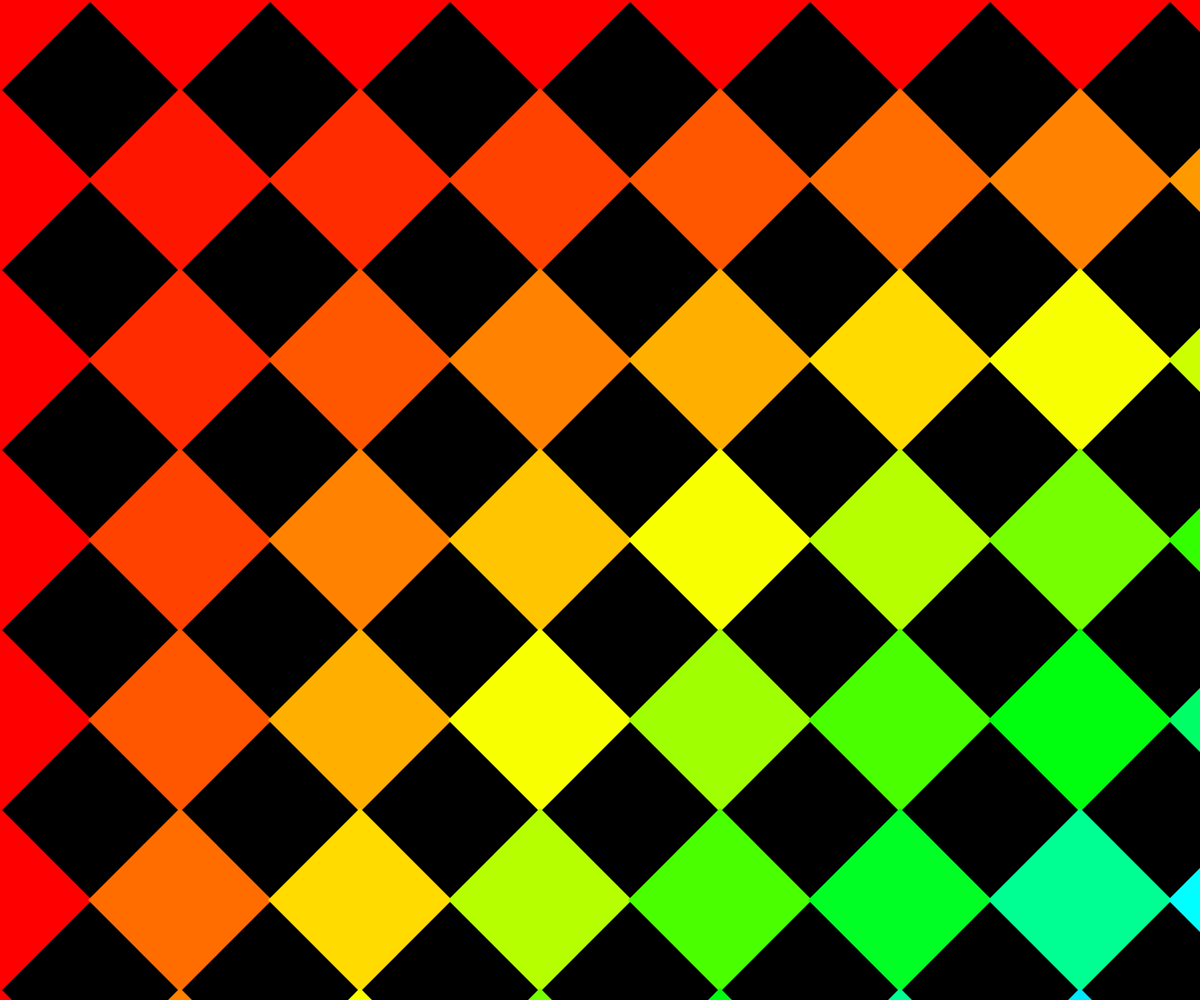
Frame 1 (no input)
Frame 60 (no input): identical to frame 1, image omitted
Frame 120 (the mouse pressed at the canvas centre since frame 60): identical to frame 1, image omitted

The p5.js sketch that drew this single still picture (run headless with seeded random() and noise() and a simulated clock; from frame 60 on, the mouse is pressed at the canvas centre):

// p5.js sketch
// ── sketch.js

//Assigment_3.1
function setup() {
  createCanvas(windowWidth, windowHeight);
  colorMode(HSB);
  noStroke();

}

function draw() {
  background(0);

   
  fill(255);
  rectMode(CENTER);
  //for(thing to check, what to check against, what to do when you are done with a loop)
  for(let x = 0; x <9; x++){
    for(let y = 0; y < 7; y++){
      fill(360*(x*y/70), 100, 100);
      push();
      translate(x*180, y*180);
      rotate(PI/4);
      rect(0,0, 130);
      pop();
     
    }
  }
}
